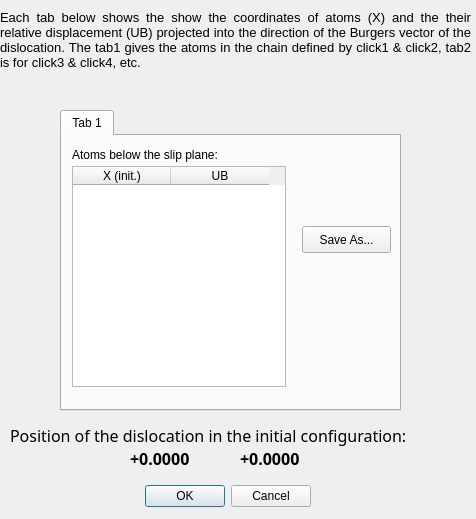
<?xml version="1.0" encoding="UTF-8"?>
<ui version="4.0">
 <class>DDPosPeierlsNabarroResults</class>
 <widget class="QDialog" name="DDPosPeierlsNabarroResults">
  <property name="geometry">
   <rect>
    <x>0</x>
    <y>0</y>
    <width>476</width>
    <height>519</height>
   </rect>
  </property>
  <property name="windowTitle">
   <string>Position of the dislocation</string>
  </property>
  <property name="windowFilePath">
   <string/>
  </property>
  <widget class="QDialogButtonBox" name="buttonBox">
   <property name="geometry">
    <rect>
     <x>-30</x>
     <y>480</y>
     <width>341</width>
     <height>32</height>
    </rect>
   </property>
   <property name="orientation">
    <enum>Qt::Horizontal</enum>
   </property>
   <property name="standardButtons">
    <set>QDialogButtonBox::Cancel|QDialogButtonBox::Ok</set>
   </property>
  </widget>
  <widget class="QLabel" name="labeld">
   <property name="geometry">
    <rect>
     <x>10</x>
     <y>420</y>
     <width>571</width>
     <height>31</height>
    </rect>
   </property>
   <property name="font">
    <font>
     <family>Sans Serif</family>
     <pointsize>12</pointsize>
    </font>
   </property>
   <property name="text">
    <string>Position of the dislocation in the initial configuration:</string>
   </property>
  </widget>
  <widget class="QLabel" name="xdinit">
   <property name="geometry">
    <rect>
     <x>130</x>
     <y>450</y>
     <width>81</width>
     <height>17</height>
    </rect>
   </property>
   <property name="font">
    <font>
     <family>Sans Serif</family>
     <pointsize>12</pointsize>
     <weight>75</weight>
     <bold>true</bold>
    </font>
   </property>
   <property name="text">
    <string>+0.0000</string>
   </property>
  </widget>
  <widget class="QLabel" name="textLabel7">
   <property name="geometry">
    <rect>
     <x>0</x>
     <y>10</y>
     <width>471</width>
     <height>91</height>
    </rect>
   </property>
   <property name="text">
    <string>&lt;!DOCTYPE HTML PUBLIC &quot;-//W3C//DTD HTML 4.0//EN&quot; &quot;http://www.w3.org/TR/REC-html40/strict.dtd&quot;&gt;
&lt;html&gt;&lt;head&gt;&lt;meta name=&quot;qrichtext&quot; content=&quot;1&quot; /&gt;&lt;style type=&quot;text/css&quot;&gt;
p, li { white-space: pre-wrap; }
&lt;/style&gt;&lt;/head&gt;&lt;body style=&quot; font-family:'Sans'; font-size:9pt; font-weight:400; font-style:normal;&quot;&gt;
&lt;p align=&quot;justify&quot; style=&quot; margin-top:0px; margin-bottom:0px; margin-left:0px; margin-right:0px; -qt-block-indent:0; text-indent:0px;&quot;&gt;&lt;span style=&quot; font-size:10pt;&quot;&gt;Each tab below shows the show the coordinates of atoms (X) and the their relative displacement (UB) projected into the direction of the Burgers vector of the dislocation. The tab1 gives the atoms in the chain defined by click1 &amp;amp; click2, tab2 is for click3 &amp;amp; click4, etc.&lt;/span&gt;&lt;/p&gt;&lt;/body&gt;&lt;/html&gt;</string>
   </property>
   <property name="textFormat">
    <enum>Qt::RichText</enum>
   </property>
   <property name="alignment">
    <set>Qt::AlignLeading|Qt::AlignLeft|Qt::AlignTop</set>
   </property>
   <property name="wordWrap">
    <bool>true</bool>
   </property>
   <property name="margin">
    <number>5</number>
   </property>
  </widget>
  <widget class="QTabWidget" name="tabWidget">
   <property name="geometry">
    <rect>
     <x>60</x>
     <y>110</y>
     <width>341</width>
     <height>301</height>
    </rect>
   </property>
   <property name="currentIndex">
    <number>0</number>
   </property>
   <widget class="QWidget" name="tab">
    <attribute name="title">
     <string>Tab 1</string>
    </attribute>
    <widget class="QLabel" name="label">
     <property name="geometry">
      <rect>
       <x>10</x>
       <y>10</y>
       <width>211</width>
       <height>17</height>
      </rect>
     </property>
     <property name="text">
      <string>Atoms below the slip plane:</string>
     </property>
    </widget>
    <widget class="QTableWidget" name="coor">
     <property name="geometry">
      <rect>
       <x>10</x>
       <y>30</y>
       <width>214</width>
       <height>221</height>
      </rect>
     </property>
     <property name="font">
      <font>
       <weight>50</weight>
       <bold>false</bold>
      </font>
     </property>
     <property name="toolTip">
      <string>positions of atoms in units of the lattice parameter in the unrelaxed and relaxed configurations</string>
     </property>
     <property name="autoFillBackground">
      <bool>false</bool>
     </property>
     <property name="frameShape">
      <enum>QFrame::StyledPanel</enum>
     </property>
     <property name="gridStyle">
      <enum>Qt::SolidLine</enum>
     </property>
     <property name="rowCount">
      <number>0</number>
     </property>
     <attribute name="horizontalHeaderVisible">
      <bool>true</bool>
     </attribute>
     <attribute name="horizontalHeaderDefaultSectionSize">
      <number>98</number>
     </attribute>
     <attribute name="verticalHeaderVisible">
      <bool>false</bool>
     </attribute>
     <attribute name="verticalHeaderDefaultSectionSize">
      <number>20</number>
     </attribute>
     <column>
      <property name="text">
       <string>X (init.)</string>
      </property>
     </column>
     <column>
      <property name="text">
       <string>UB</string>
      </property>
     </column>
    </widget>
    <widget class="QPushButton" name="btSaveAs">
     <property name="geometry">
      <rect>
       <x>240</x>
       <y>90</y>
       <width>89</width>
       <height>27</height>
      </rect>
     </property>
     <property name="text">
      <string>Save As...</string>
     </property>
    </widget>
   </widget>
  </widget>
  <widget class="QLabel" name="ydinit">
   <property name="geometry">
    <rect>
     <x>240</x>
     <y>450</y>
     <width>81</width>
     <height>17</height>
    </rect>
   </property>
   <property name="font">
    <font>
     <family>Sans Serif</family>
     <pointsize>12</pointsize>
     <weight>75</weight>
     <bold>true</bold>
    </font>
   </property>
   <property name="text">
    <string>+0.0000</string>
   </property>
  </widget>
 </widget>
 <resources/>
 <connections>
  <connection>
   <sender>buttonBox</sender>
   <signal>accepted()</signal>
   <receiver>DDPosPeierlsNabarroResults</receiver>
   <slot>accept()</slot>
   <hints>
    <hint type="sourcelabel">
     <x>248</x>
     <y>254</y>
    </hint>
    <hint type="destinationlabel">
     <x>157</x>
     <y>274</y>
    </hint>
   </hints>
  </connection>
  <connection>
   <sender>buttonBox</sender>
   <signal>rejected()</signal>
   <receiver>DDPosPeierlsNabarroResults</receiver>
   <slot>reject()</slot>
   <hints>
    <hint type="sourcelabel">
     <x>316</x>
     <y>260</y>
    </hint>
    <hint type="destinationlabel">
     <x>286</x>
     <y>274</y>
    </hint>
   </hints>
  </connection>
 </connections>
</ui>
